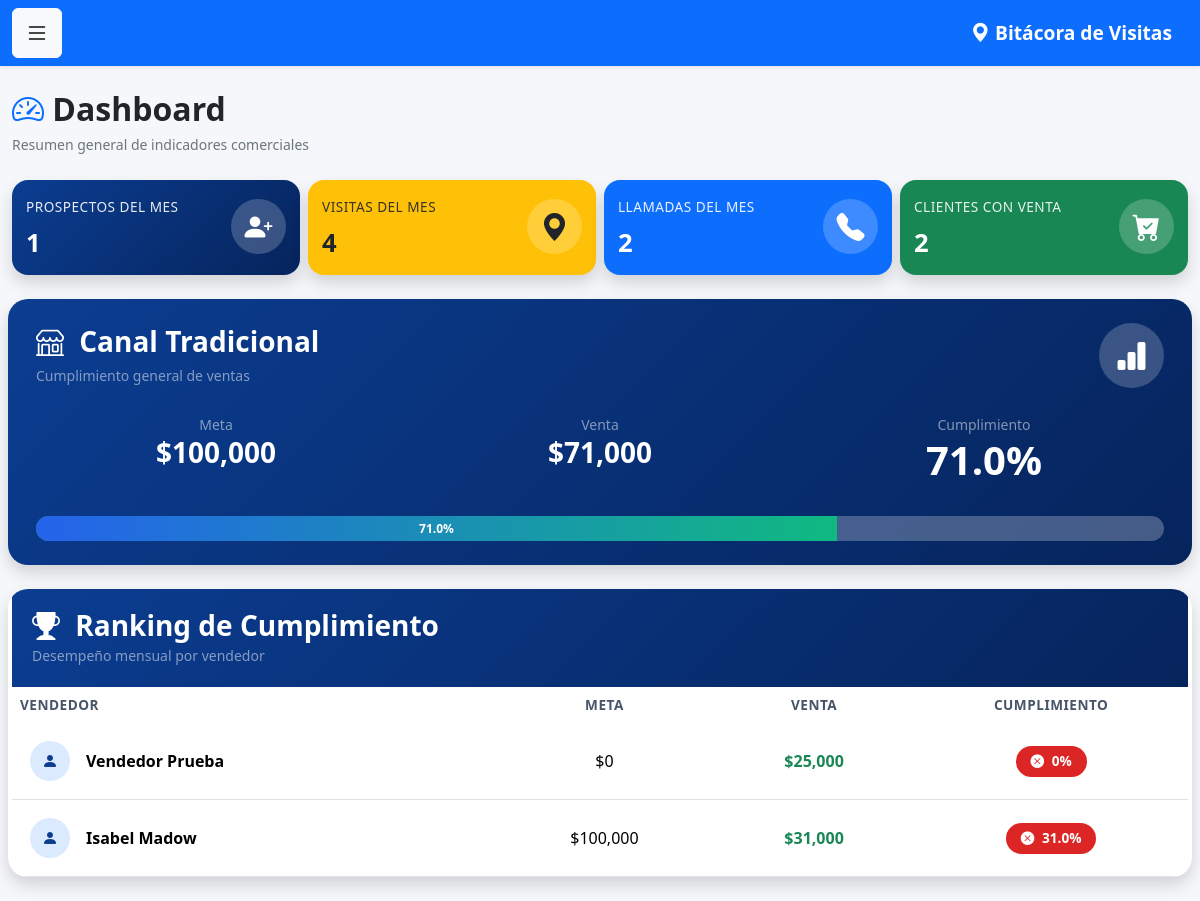
/dashboard (signed in), run on an earlier commit of the app's database.
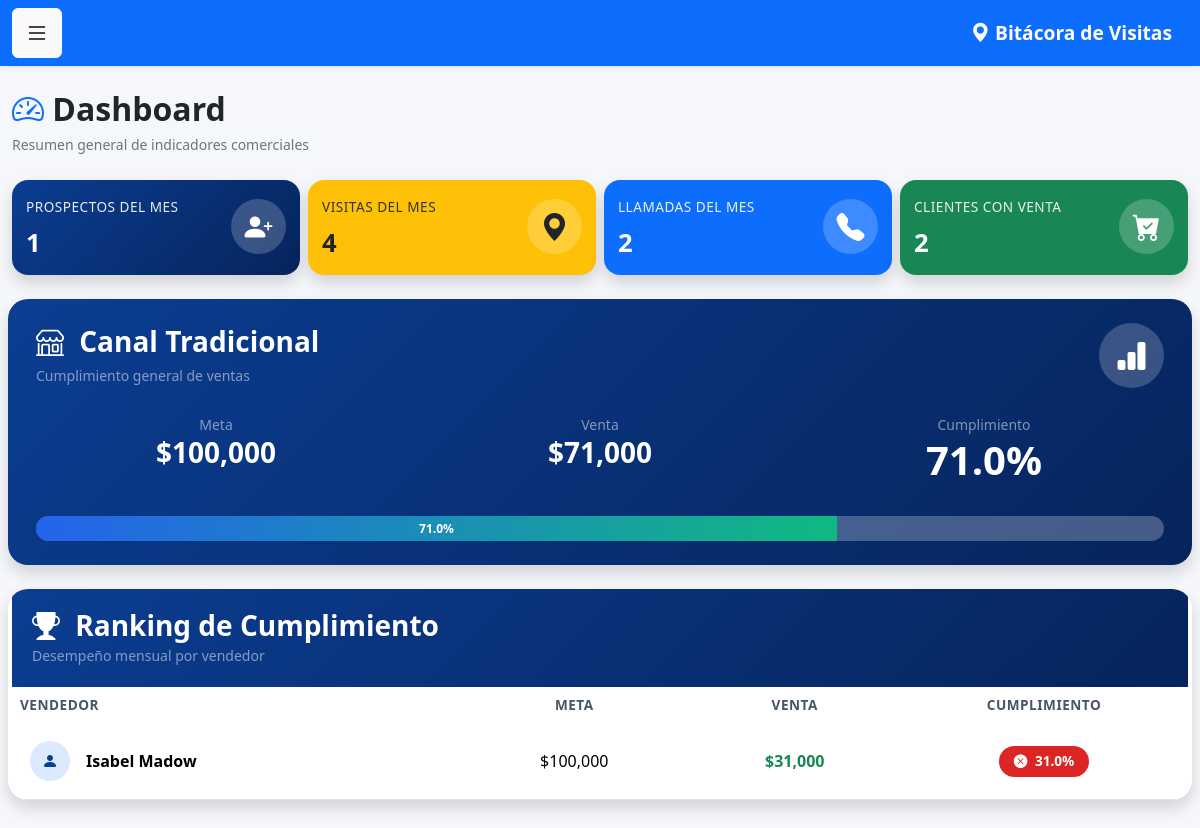
And on a later commit of the database.
### models.py (models this page shows)
class Usuario(UserMixin, db.Model):
    __tablename__ = 'usuarios'
    id = db.Column(db.Integer, primary_key=True)
    nombre = db.Column(db.String(100), nullable=False)
    correo = db.Column(db.String(120), unique=True, nullable=False)
    password = db.Column(db.String(500), nullable=False)
    rol = db.Column(db.String(20), default='vendedor')
    activo = db.Column(db.Boolean, default=True)

class Objetivo(db.Model):
    __tablename__ = 'objetivos'
    id = db.Column(
        db.Integer,
        primary_key=True
    )
    usuario_id = db.Column(
        db.Integer,
        db.ForeignKey('usuarios.id')
    )
    anio = db.Column(
        db.Integer,
        nullable=False
    )
    mes = db.Column(
        db.Integer,
        nullable=False
    )
    objetivo = db.Column(
        db.Float,
        nullable=False
    )
    usuario = db.relationship(
        'Usuario',
        backref='objetivos'
    )

### app.py (the view, shortened to what this page needs)
@app.route('/dashboard')
@login_required
def dashboard():
    from datetime import datetime
    ahora = datetime.now()
    inicio_mes = datetime(
        ahora.year,
        ahora.month,
        1
    )
    admin = current_user.rol in ['admin', 'supervisor']
    if current_user.rol == 'vendedor':
        clientes_total = Cliente.query.filter(
            Cliente.vendedor == current_user.id
        ).count()
    else:
        clientes_total = Cliente.query.count()
    if current_user.rol == 'vendedor':
        visitas_total = Visita.query.filter(
            Visita.usuario_id == current_user.id
        ).count()
        visitas_mes = Visita.query.filter(
            Visita.usuario_id == current_user.id,
            Visita.fecha >= inicio_mes
        ).count()
    else:
        visitas_total = Visita.query.count()
        visitas_mes = Visita.query.filter(
            Visita.fecha >= inicio_mes
        ).count()
    if current_user.rol == 'vendedor':
        prospectos_mes = Prospecto.query.filter(
            Prospecto.usuario_id == current_user.id,
            Prospecto.fecha_registro >= inicio_mes
        ).count()
    else:
        prospectos_mes = Prospecto.query.filter(
            Prospecto.fecha_registro >= inicio_mes
        ).count()
    if current_user.rol == 'vendedor':
        llamadas_mes = Llamada.query.filter(
            Llamada.usuario_id == current_user.id,
            Llamada.fecha >= inicio_mes
        ).count()
    else:
        llamadas_mes = Llamada.query.filter(
            Llamada.fecha >= inicio_mes
        ).count()
    if current_user.rol == 'vendedor':
        ventas_visitas = db.session.query(
            db.func.sum(Visita.monto_venta)
        ).filter(
            Visita.usuario_id == current_user.id,
            Visita.fecha >= inicio_mes,
            Visita.monto_venta > 0
        ).scalar() or 0
    else:
        ventas_visitas = db.session.query(
            db.func.sum(Visita.monto_venta)
        ).filter(
            Visita.fecha >= inicio_mes,
            Visita.monto_venta > 0
        ).scalar() or 0
    if current_user.rol == 'vendedor':
        ventas_llamadas = db.session.query(
            db.func.sum(Llamada.monto_venta)
        ).filter(
            Llamada.usuario_id == current_user.id,
            Llamada.fecha >= inicio_mes,
            Llamada.monto_venta > 0
        ).scalar() or 0
    else:
        ventas_llamadas = db.session.query(
            db.func.sum(Llamada.monto_venta)
        ).filter(
            Llamada.fecha >= inicio_mes,
            Llamada.monto_venta > 0
        ).scalar() or 0
    venta_mes = (
        ventas_visitas +
        ventas_llamadas
    )
    if current_user.rol == 'vendedor':
        clientes_venta_visitas = db.session.query(
            Visita.cliente_id
        ).filter(
            Visita.usuario_id == current_user.id,
            Visita.fecha >= inicio_mes,
            Visita.monto_venta > 0
        ).all()
        clientes_venta_llamadas = db.session.query(
            Llamada.cliente_id
        ).filter(
            Llamada.usuario_id == current_user.id,
            Llamada.fecha >= inicio_mes,
            Llamada.monto_venta > 0
        ).all()
    else:
        clientes_venta_visitas = db.session.query(
            Visita.cliente_id
        ).filter(
            Visita.fecha >= inicio_mes,
            Visita.monto_venta > 0
        ).all()
        clientes_venta_llamadas = db.session.query(
            Llamada.cliente_id
        ).filter(
            Llamada.fecha >= inicio_mes,
            Llamada.monto_venta > 0
        ).all()
    clientes_con_venta_ids = set()
    for resultado in clientes_venta_visitas:
        if resultado[0] is not None:
            clientes_con_venta_ids.add(
                resultado[0]
            )
    for resultado in clientes_venta_llamadas:
        if resultado[0] is not None:
            clientes_con_venta_ids.add(
                resultado[0]
            )
    clientes_con_venta = len(
        clientes_con_venta_ids
    )
    meta_empresa = 0
    venta_empresa = 0
    cumplimiento_empresa = 0
    cumplimiento_vendedores = []
    if admin:
        vendedores = Usuario.query.filter(
            Usuario.rol == 'vendedor',
            Usuario.activo == True
        ).all()
        for vendedor in vendedores:
            objetivo = Objetivo.query.filter(
                Objetivo.usuario_id == vendedor.id,
                Objetivo.anio == ahora.year,
                Objetivo.mes == ahora.month
            ).first()
            meta = objetivo.objetivo if objetivo else 0
            venta_visitas_vendedor = db.session.query(
                db.func.sum(Visita.monto_venta)
            ).filter(
                Visita.usuario_id == vendedor.id,
                Visita.fecha >= inicio_mes,
                Visita.monto_venta > 0
            ).scalar() or 0
            venta_llamadas_vendedor = db.session.query(
                db.func.sum(Llamada.monto_venta)
            ).filter(
                Llamada.usuario_id == vendedor.id,
                Llamada.fecha >= inicio_mes,
                Llamada.monto_venta > 0
            ).scalar() or 0
            venta = (
                venta_visitas_vendedor +
                venta_llamadas_vendedor
            )
            if meta > 0:
                porcentaje = round(
                    (venta / meta) * 100,
                    1
                )
            else:
                porcentaje = 0
            cumplimiento_vendedores.append({
                'nombre': vendedor.nombre,
                'meta': meta,
                'venta': venta,
                'porcentaje': porcentaje
            })
            meta_empresa += meta
        venta_empresa = venta_mes
        if meta_empresa > 0:
            cumplimiento_empresa = round(
                (venta_empresa / meta_empresa) * 100,
                1
            )
        else:
            cumplimiento_empresa = 0
    return render_template(
        'dashboard.html',
        clientes_total=clientes_total,
        clientes_con_venta=clientes_con_venta,
        visitas_total=visitas_total,
        visitas_mes=visitas_mes,
        prospectos_mes=prospectos_mes,
        llamadas_mes=llamadas_mes,
        venta_mes=venta_mes,
        objetivo=meta_empresa,
        monto_mes=venta_mes,
        cumplimiento=cumplimiento_empresa,
        admin=admin,
        meta_empresa=meta_empresa,
        venta_empresa=venta_empresa,
        cumplimiento_empresa=cumplimiento_empresa,
        cumplimiento_vendedores=cumplimiento_vendedores
    )

### app.py (called while the page is built)
@login_manager.user_loader
def load_user(user_id):
    return Usuario.query.get(int(user_id))

### templates/dashboard.html (shortened to what the changed rows need)
{% extends 'base.html' %}
{% block contenido %}
<div class="d-flex justify-content-between align-items-center mb-4">
    <div>
        <h2 class="fw-bold mb-1">
            <i class="bi bi-speedometer2 text-primary"></i>
            Dashboard
        </h2>
    </div>
</div>
<div class="row g-2">
<div class="col-xl-3 col-md-6">
    <div class="card kpi-card prospectos-card text-white shadow">
        <div class="card-body">
            <div class="d-flex justify-content-between align-items-center">
                <div>
                    <h2 class="fw-bold mb-0">
                        {{ prospectos_mes or 0 }}
                    </h2>
                </div>
            </div>
        </div>
    </div>
</div>
<div class="col-xl-3 col-md-6">
    <div class="card kpi-card bg-warning shadow">
        <div class="card-body">
            <div class="d-flex justify-content-between align-items-center">
                <div>
                    <h2 class="fw-bold mb-0">
                        {{ visitas_mes or 0 }}
                    </h2>
                </div>
            </div>
        </div>
    </div>
</div>
<div class="col-xl-3 col-md-6">
    <div class="card kpi-card bg-primary text-white shadow">
        <div class="card-body">
            <div class="d-flex justify-content-between align-items-center">
                <div>
                    <h2 class="fw-bold mb-0">
                        {{ llamadas_mes or 0 }}
                    </h2>
                </div>
            </div>
        </div>
    </div>
</div>
<div class="col-xl-3 col-md-6">
    <div class="card kpi-card bg-success text-white shadow">
        <div class="card-body">
            <div class="d-flex justify-content-between align-items-center">
                <div>
                    <h2 class="fw-bold mb-0">
                        {{ clientes_con_venta or 0 }}
                    </h2>
                </div>
            </div>
        </div>
    </div>
</div>
{% if admin %}
<div class="card canal-card mt-4 shadow">
    <div class="card-body p-4">
        <div class="row text-center">
            <div class="col-md-4">
                <h1 class="fw-bold text-white">
                    {{ cumplimiento_empresa or 0 }}%
                </h1>
            </div>
        </div>
    </div>
</div>
<div class="card ranking-card mt-4 shadow">
    <div class="card-body p-0">
        <div class="table-responsive">
            <table class="table ranking-table mb-0">
                <thead>
                    <tr>
                        <th>
                            Vendedor
                        </th>
                        <th class="text-center">
                            Meta
                        </th>
                        <th class="text-center">
                            Venta
                        </th>
                        <th class="text-center">
                            Cumplimiento
                        </th>
                    </tr>
                </thead>
                <tbody>
                    {% for v in cumplimiento_vendedores %}
                    <tr>
                        <td>
                            <div class="d-flex align-items-center">
                                <div class="seller-icon me-3">
                                    <i class="bi bi-person-fill"></i>
                                </div>
                                <strong>
                                    {{ v['nombre'] }}
                                </strong>
                            </div>
                        </td>
                        <td class="text-center">
                            ${{ "{:,.0f}".format(v['meta'] or 0) }}
                        </td>
                        <td class="text-center fw-bold text-success">
                            ${{ "{:,.0f}".format(v['venta'] or 0) }}
                        </td>
                        <td class="text-center">
                            {% if v['porcentaje'] >= 100 %}
                                <span class="badge ranking-success">
                                    <i class="bi bi-check-circle-fill me-1"></i>
                                    {{ v['porcentaje'] }}%
                                </span>
                            {% elif v['porcentaje'] >= 80 %}
                                <span class="badge ranking-warning">
                                    <i class="bi bi-exclamation-circle-fill me-1"></i>
                                    {{ v['porcentaje'] }}%
                                </span>
                            {% else %}
                                <span class="badge ranking-danger">
                                    <i class="bi bi-x-circle-fill me-1"></i>
                                    {{ v['porcentaje'] }}%
                                </span>
                            {% endif %}
                        </td>
                    </tr>
                    {% endfor %}
                </tbody>
            </table>
        </div>
    </div>
</div>
{% endif %}
{% endblock %}

What changed in the data, as far as the page shows it:
no longer on this page (row edited): Usuario: nombre "Vendedor Prueba", v "0", v "25,000", porcentaje "0"
